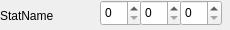
<?xml version="1.0" encoding="UTF-8"?>
<ui version="4.0">
 <class>statDisplay</class>
 <widget class="QWidget" name="statDisplay">
  <property name="geometry">
   <rect>
    <x>0</x>
    <y>0</y>
    <width>230</width>
    <height>30</height>
   </rect>
  </property>
  <property name="windowTitle">
   <string>Form</string>
  </property>
  <widget class="QLabel" name="label">
   <property name="geometry">
    <rect>
     <x>0</x>
     <y>0</y>
     <width>91</width>
     <height>31</height>
    </rect>
   </property>
   <property name="text">
    <string>StatName</string>
   </property>
  </widget>
  <widget class="QSpinBox" name="spinBox">
   <property name="geometry">
    <rect>
     <x>100</x>
     <y>0</y>
     <width>42</width>
     <height>26</height>
    </rect>
   </property>
  </widget>
  <widget class="QSpinBox" name="spinBox_2">
   <property name="geometry">
    <rect>
     <x>140</x>
     <y>0</y>
     <width>42</width>
     <height>26</height>
    </rect>
   </property>
  </widget>
  <widget class="QSpinBox" name="spinBox_3">
   <property name="geometry">
    <rect>
     <x>180</x>
     <y>0</y>
     <width>42</width>
     <height>26</height>
    </rect>
   </property>
  </widget>
 </widget>
 <resources/>
 <connections/>
</ui>
